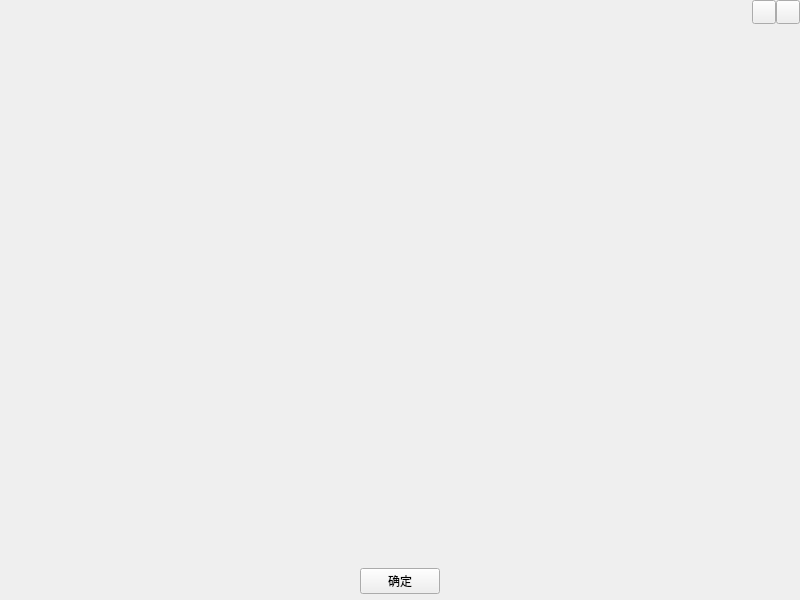
<?xml version="1.0" encoding="UTF-8"?>
<ui version="4.0">
 <class>PictureEditClass</class>
 <widget class="QWidget" name="PictureEditClass">
  <property name="geometry">
   <rect>
    <x>0</x>
    <y>0</y>
    <width>800</width>
    <height>600</height>
   </rect>
  </property>
  <property name="windowTitle">
   <string>PictureEdit</string>
  </property>
  <layout class="QVBoxLayout" name="verticalLayout_2">
   <property name="leftMargin">
    <number>0</number>
   </property>
   <property name="topMargin">
    <number>0</number>
   </property>
   <property name="rightMargin">
    <number>0</number>
   </property>
   <property name="bottomMargin">
    <number>6</number>
   </property>
   <item>
    <layout class="QVBoxLayout" name="verticalLayout">
     <property name="spacing">
      <number>0</number>
     </property>
     <item>
      <widget class="QWidget" name="titleWidget" native="true">
       <property name="sizePolicy">
        <sizepolicy hsizetype="Expanding" vsizetype="Fixed">
         <horstretch>0</horstretch>
         <verstretch>0</verstretch>
        </sizepolicy>
       </property>
       <property name="titleSkin" stdset="0">
        <bool>true</bool>
       </property>
       <layout class="QHBoxLayout" name="horizontalLayout">
        <property name="spacing">
         <number>0</number>
        </property>
        <property name="leftMargin">
         <number>12</number>
        </property>
        <property name="topMargin">
         <number>0</number>
        </property>
        <property name="rightMargin">
         <number>0</number>
        </property>
        <property name="bottomMargin">
         <number>0</number>
        </property>
        <item>
         <spacer name="horizontalSpacer">
          <property name="orientation">
           <enum>Qt::Horizontal</enum>
          </property>
          <property name="sizeHint" stdset="0">
           <size>
            <width>299</width>
            <height>20</height>
           </size>
          </property>
         </spacer>
        </item>
        <item>
         <widget class="QPushButton" name="sysmin">
          <property name="sizePolicy">
           <sizepolicy hsizetype="Fixed" vsizetype="Fixed">
            <horstretch>0</horstretch>
            <verstretch>0</verstretch>
           </sizepolicy>
          </property>
          <property name="minimumSize">
           <size>
            <width>24</width>
            <height>24</height>
           </size>
          </property>
          <property name="maximumSize">
           <size>
            <width>24</width>
            <height>24</height>
           </size>
          </property>
          <property name="text">
           <string/>
          </property>
         </widget>
        </item>
        <item>
         <widget class="QPushButton" name="sysclose">
          <property name="sizePolicy">
           <sizepolicy hsizetype="Fixed" vsizetype="Fixed">
            <horstretch>0</horstretch>
            <verstretch>0</verstretch>
           </sizepolicy>
          </property>
          <property name="minimumSize">
           <size>
            <width>24</width>
            <height>24</height>
           </size>
          </property>
          <property name="maximumSize">
           <size>
            <width>24</width>
            <height>24</height>
           </size>
          </property>
          <property name="text">
           <string/>
          </property>
         </widget>
        </item>
       </layout>
      </widget>
     </item>
     <item>
      <widget class="PicturePreviewPanel" name="widget" native="true"/>
     </item>
    </layout>
   </item>
   <item alignment="Qt::AlignHCenter">
    <widget class="QPushButton" name="pushButton">
     <property name="minimumSize">
      <size>
       <width>20</width>
       <height>0</height>
      </size>
     </property>
     <property name="maximumSize">
      <size>
       <width>16777215</width>
       <height>16777215</height>
      </size>
     </property>
     <property name="text">
      <string>确定</string>
     </property>
    </widget>
   </item>
  </layout>
 </widget>
 <layoutdefault spacing="6" margin="11"/>
 <customwidgets>
  <customwidget>
   <class>PicturePreviewPanel</class>
   <extends>QWidget</extends>
   <header>picturepreviewpanel.h</header>
   <container>1</container>
  </customwidget>
 </customwidgets>
 <resources/>
 <connections/>
</ui>
